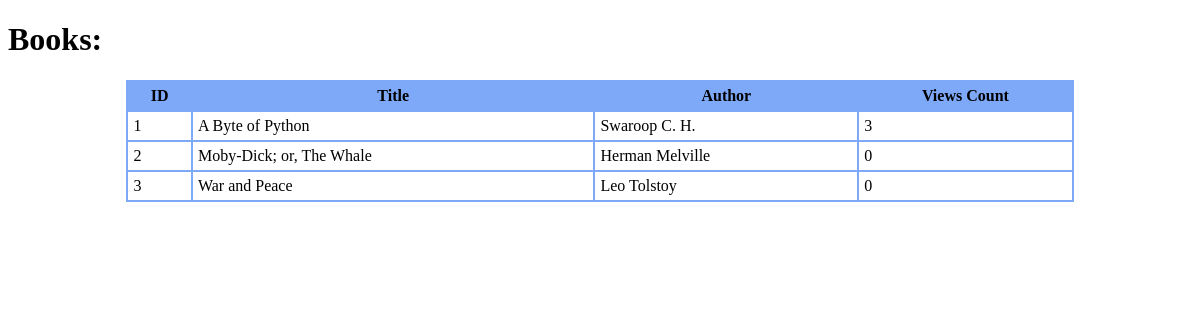
Before: /books with the older database file.
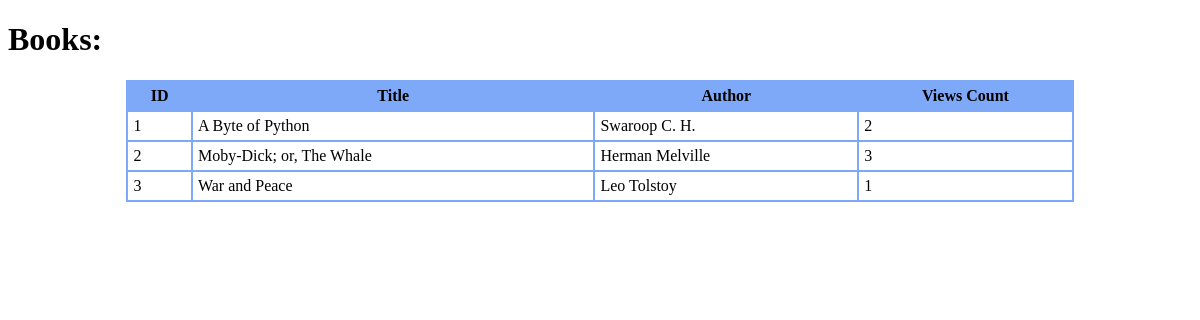
After: the same page with the newer database file.
### tables this page shows
CREATE TABLE `table_books` (
                    id INTEGER PRIMARY KEY AUTOINCREMENT, 
                    title, 
                    author,
                    views_cnt
                );

### routes.py (the view)
@app.route('/books')
def all_books() -> str:
    return render_template(
        'index.html',
        books=get_all_books(),
    )

### models.py (called while the page is built)
def get_all_books() -> list[Book]:
    with sqlite3.connect('table_books.db') as conn:
        cursor: sqlite3.Cursor = conn.cursor()
        cursor.execute(
            """
            SELECT * from `table_books`
            """
        )
        result = [increment_views_count(Book(*row)) for row in cursor.fetchall()]
        return result

def increment_views_count(book_obj):
    with sqlite3.connect('table_books.db') as conn:
        cursor: sqlite3.Cursor = conn.cursor()
        cursor.execute(
            """
            SELECT views_cnt FROM `table_books`
            WHERE id = ?
            """, (book_obj.id, )
        )
        value = cursor.fetchone()
        logger.debug(f'value is - {value[0]}')
        int_value = int(value[0])
        int_value += 1
        cursor.execute(
            """
            UPDATE `table_books`
            SET views_cnt = ?
            WHERE id = ?
            """, (book_obj.id, str(int_value))
        )
    return book_obj

### templates/index.html (shortened to what this page needs)
<!DOCTYPE html>
<html>
<head>
    <link rel="stylesheet" type="text/css" href="../static/style.css">
</head>
<body>
<h1>Books:</h1>
{% if books %}
<table class="customTable">
    <thead>
    <tr>
        <th>ID</th>
        <th>Title</th>
        <th>Author</th>
        <th>Views Count</th>
    </tr>
    </thead>
    <tbody>
    {% for book in books %}
    <tr>
        <td>
            {{ book.id }}
        </td>
        <td>
            {{ book.title }}
        </td>
        <td>
            {{ book.author }}
        </td>
        <td>
            {{ book.views_cnt }}
        </td>
    </tr>
    {% endfor %}
    </tbody>
</table>
{% else %}
<h2> Sorry, no books in DB.</h2>
{% endif %}
</body>
</html>

### static/style.css (style rules this page uses)
table.customTable { width: 80%; background-color: #FFFFFF; border-collapse: collapse; border-width: 2px; border-color: #7ea8f8; border-style: solid; color: #000000; margin: auto; }
table.customTable td, table.customTable th { border-width: 2px; border-color: #7ea8f8; border-style: solid; padding: 5px; }
table.customTable thead { background-color: #7ea8f8; }

Changed rows visible on the page:
changed table_books "A Byte of Python": views_cnt "3" → "2"
changed table_books "Moby-Dick; or, The Whale": views_cnt "0" → "3"
changed table_books "War and Peace": views_cnt "0" → "1"
